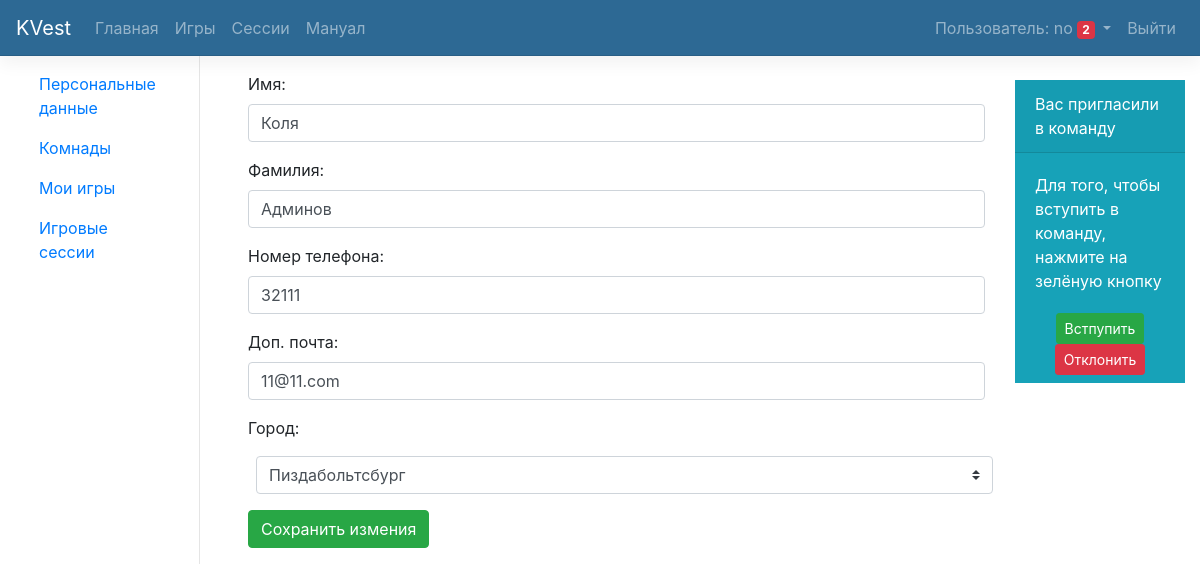
The app's page /person/ (signed in) with its own data.
### person/models.py (models this page shows, shortened)
class Person(models.Model): # Добавить валидатор и проверку на авторизацию !!!
    user = models.OneToOneField(User, on_delete=models.CASCADE, primary_key=True, verbose_name='Логин', default=None)
    first_name = models.CharField(max_length=32, verbose_name='Имя', null=True) # ?
    last_name = models.CharField(max_length=32, verbose_name='Фамилия', null=True) # ?
    phone = models.IntegerField(verbose_name='Телефон', null=True, blank=True)
    sub_email = models.EmailField(verbose_name='Доп. эл. почта', null=True)
    city = models.ForeignKey(City, verbose_name='Город', null=True, default=None, blank=True)
    class Meta:
        verbose_name = 'Персональные данные'
        verbose_name_plural = 'Персональные данные'

### landing/models.py (models this page shows)
class City(models.Model):
    city = models.CharField(max_length=32, verbose_name='Город')
    class Meta:
        verbose_name = 'Город'
        verbose_name_plural = 'Города'
    def __str__(self):
        return self.city

### person/views.py (the view)
@login_required(login_url='/person/login')
def cabinet(request):
    args = {}
    args.update(csrf(request))
    args['username'] = auth.get_user(request).username
    args['user'] = auth.get_user(request)
    Person.objects.get_or_create(user=args['user'])
    args['p'] = Person.objects.get(user=args['user'])
    args['cities'] = City.objects.all()
    if request.POST:
        first_name = request.POST['first_name']
        last_name = request.POST['last_name']
        phone = request.POST['phone']
        if phone == '':
            phone = None
        sub_email = request.POST['sub_email']
        city_choice = request.POST.get('city_choice', None)
        Person.objects.filter(user=args['user']).update(first_name=first_name, last_name=last_name,
                                                      phone=phone, sub_email=sub_email)
        if city_choice:
            Person.objects.filter(user=args['user']).update(city=City.objects.get(city=city_choice))
        return redirect('/person/')
    else:
        return render(request, 'person/cabinet.html', args)

### person/templates/person/cabinet.html (shortened to what this page needs)
{% extends "person/base-person.html" %}
{% block content %}
    <form action="/person" method="post">
        <div class="form-group">
            <label for="InputFirstName">Имя:</label>
            <input name="first_name" class="form-control" id="InputFirstName" value="{% if p.first_name %}{{ p.first_name }}{% endif %}">
        </div>
        <div class="form-group">
            <label for="InputLastName">Фамилия:</label>
            <input name="last_name" class="form-control" id="InputLastName" value="{% if p.last_name %}{{ p.last_name }}{% endif %}">
        </div>
        <div class="form-group">
            <label for="InputPhone">Номер телефона:</label>
            <input name="phone" class="form-control" id="InputPhone" value="{% if p.phone %}{{ p.phone }}{% endif %}">
        </div>
        <div class="form-group">
            <label for="InputSubEmail">Доп. почта:</label>
            <input name="sub_email" class="form-control" id="InputSubEmail" value="{% if p.sub_email %}{{ p.sub_email }}{% endif %}">
        </div>
        <label for="InputCity">Город:</label>
        <select class="custom-select m-2" name="city_choice">
            {% if p.city is None %}
                <option selected="selected" disabled>Выберите город</option>
            {% else %}
                <option value="{{ p.city }}" selected="selected">{{ p.city }}</option>
            {% endif %}
        </select>
        <div>
            <button type="submit" class="btn btn-success mt-2">Сохранить измения</button>
        </div>
    </form>
{% endblock %}

### landing/templates/landing/navbar-top.html (shortened to what this page needs)
<header class="navbar navbar-expand navbar-dark flex-column flex-md-row bd-navbar">
    <a class="navbar-brand" href="/">KVest</a>
    <div class="navbar-na-scroll">
        <ul class="navbar-nav mr-auto bd-navbar-nav flex-row">
            <li class="nav-item">
                <a class="nav-link" href="/">Главная</a>
            </li>
            <li class="nav-item">
                <a class="nav-link" href="/game/">Игры</a>
            </li>
            <li class="nav-item">
                <a class="nav-link" href="/">Сессии</a>
            </li>
            <li class="nav-item">
                <a class="nav-link" href="/">Мануал</a>
            </li>
        </ul>
    </div>
    <ul class="navbar-nav flex-row ml-md-auto d-md-flex">
        {% if username %}
            <li class="nav-item user-container dropdown">
                <a class="nav-link dropdown-toggle p-2" data-toggle="dropdown" href="#" role="button" aria-haspopup="true" aria-expanded="false">
                    Пользователь: {{ username }} <span class="badge badge-danger">2</span>
                </a>
            </li>
            <li class="nav-item">
                <a class="nav-link p-2" href="/person/logout/">Выйти</a>
            </li>
        {% endif %}
    </ul>
</header>

### landing/static/style.css (style rules this page uses)
.bd-navbar { background-color: #2d6994; box-shadow: 0 0.5rem 1rem rgba(0,0,0,.05), inset 0 -1px 0 rgba(0,0,0,.1); }
.user-container { position: relative; }

### records on screen
Person: first_name "Коля", last_name "Админов", phone "32111", sub_email "11@11.com", city_choice "Пиздабольтсбург"

### other values on screen
{{ username }} "no"
